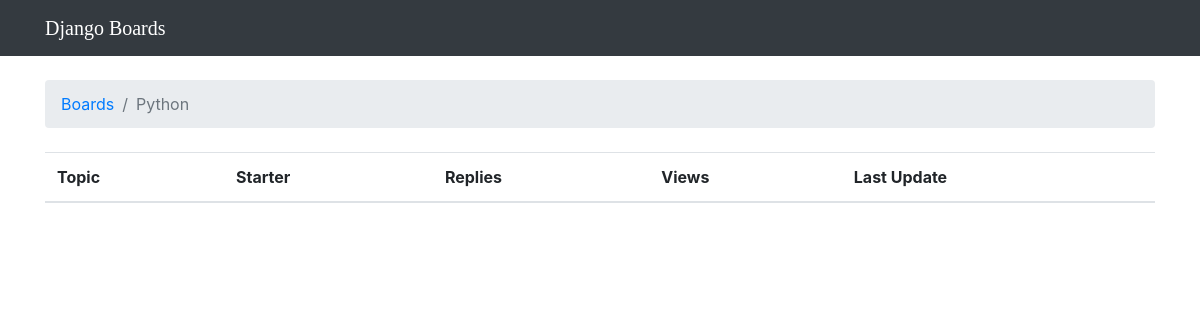
Before: /boards/2/ with the older database file.
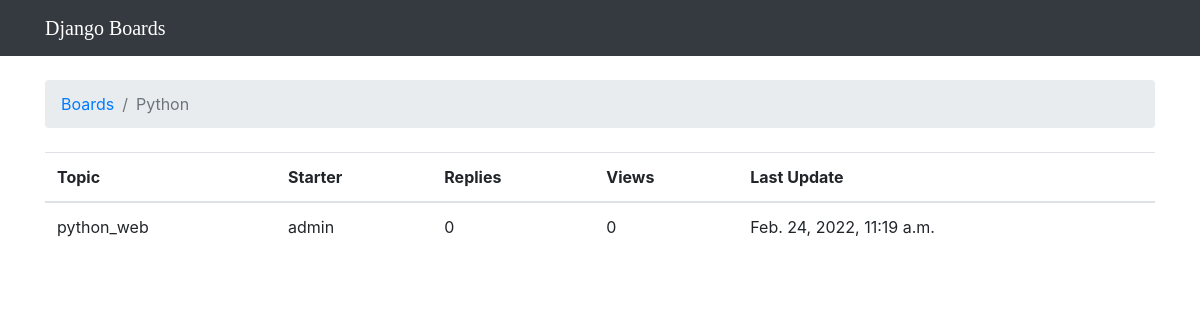
After: the same page with the newer database file.
### boards/models.py (models this page shows, shortened)
class Board(models.Model):
    name = models.CharField(max_length=30, unique=True)
    description = models.CharField(max_length=100)

class Topic(models.Model):
    subject = models.CharField(max_length=255)
    last_updated = models.DateTimeField(auto_now_add=True)
    board = models.ForeignKey(Board, on_delete=models.CASCADE,related_name='topics')
    starter = models.ForeignKey(User, on_delete=models.CASCADE,related_name='topics')

### boards/views.py (the view)
# urls.py: re_path(r'^boards/(?P<pk>\d+)/$', views.board_topics, name='board_topics'),
def board_topics(request, pk):
    board=get_object_or_404(Board,pk=pk)
    return render(request, 'topics.html', {'board': board})

### templates/topics.html (shortened to what this page needs)
{% extends 'base.html' %}
{% block breadcrumb %}
  <li class="breadcrumb-item"><a href="{% url 'home' %}">Boards</a></li>
  <li class="breadcrumb-item active">{{ board.name }}</li>
{% endblock %}
{% block content %}
    <table class="table">
      <thead class="thead-inverse">
        <tr>
          <th>Topic</th>
          <th>Starter</th>
          <th>Replies</th>
          <th>Views</th>
          <th>Last Update</th>
        </tr>
      </thead>
      <tbody>
        {% for topic in board.topics.all %}
          <tr>
            <td>{{ topic.subject }}</td>
            <td>{{ topic.starter.username }}</td>
            <td>0</td>
            <td>0</td>
            <td>{{ topic.last_updated }}</td>
          </tr>
        {% endfor %}
      </tbody>
    </table>
{% endblock %}

### templates/base.html (shortened to what this page needs)
{% load static %}<!DOCTYPE html>
<html>
  <head>
    <link href="https://fonts.font.im/css?family=Oswald" rel="stylesheet">
    <link rel="stylesheet" href="{% static 'css/bootstrap.min.css' %}">
    <link rel="stylesheet" href="{% static 'css/app.css' %}">
  </head>
  <body>
    <nav class="navbar navbar-expand-lg navbar-dark bg-dark">
        <div class="container">
          <a class="navbar-brand" href="{% url 'home' %}">Django Boards</a>
        </div>
      </nav>
    <div class="container">
      <ol class="breadcrumb my-4">
        {% block breadcrumb %}
        {% endblock %}
      </ol>
      {% block content %}
      {% endblock %}
    </div>
  </body>
</html>

### static/css/app.css (style rules this page uses)
.navbar-brand { font-family: 'Peralta', cursive; }

Changed rows visible on the page:
added Topic: subject "python_web", starter.username "admin", last_updated "Feb. 24, 2022, 11:19 a.m."
